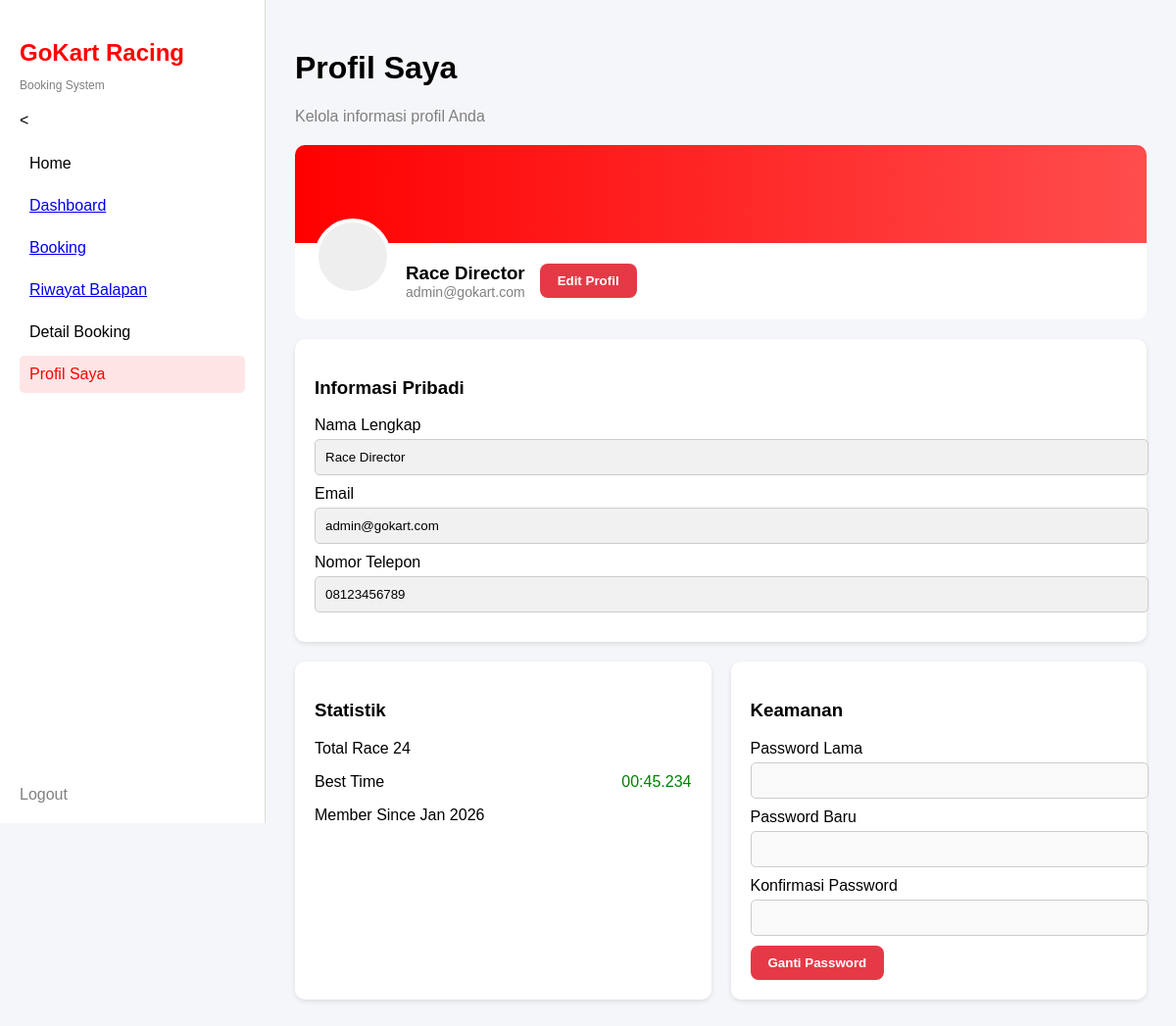
The app's page /Profil_sayaGokart/profil_saya.php (signed in) with its own data.
### tables this page shows
CREATE TABLE `users` (
  `id` int(11) NOT NULL,
  `nama_lengkap` varchar(100) NOT NULL,
  `nomor_hp` varchar(20) NOT NULL,
  `email` varchar(100) NOT NULL,
  `password` varchar(255) NOT NULL,
  `role` enum('admin','user') DEFAULT 'user',
  `created_at` timestamp NOT NULL DEFAULT current_timestamp(),
  `total_bermain` int(11) DEFAULT 0,
  `best_time` decimal(5,3) DEFAULT 99.999,
  `booking_aktif` int(11) DEFAULT 0
);

### Profil_sayaGokart/profil_saya.php (the view, shortened to what this page needs)
<?php
include '../koneksi.php';
$id_user = $_SESSION['id_user'];
$query = mysqli_query($koneksi, "SELECT * FROM users WHERE id = '$id_user'");
$data = mysqli_fetch_assoc($query);
?>
<!DOCTYPE html>
<html lang="id">
<head>
    <link rel="stylesheet" href="style.css">
</head>
<body>
<div class="container">
    <aside class="sidebar">
    <h2>GoKart Racing</h2>
    <p class="sub">Booking System</p>
    <<ul>
    <li><a href="../index.html" style="text-decoration:none; color:inherit; display:block;">Home</a></li>
    <li><a href="../dashboard/dashboard.php">Dashboard</a></li>
    <li><a href="../booking/booking.php">Booking</a></li>
    <li><a href="../riwayat booking/riwayat.php">Riwayat Balapan</a></li>
    <li><a href="../pertemuan 3 copy/detail_booking.php" style="text-decoration:none; color:inherit; display:block;">Detail Booking</a></li>
    <li class="active">Profil Saya</li>
</ul>
    <div class="logout">
        <a href="../login.php" style="text-decoration:none; color:gray;">Logout</a>
    </div>
</aside>
    <main class="main">
        <h1>Profil Saya</h1>
        <p class="desc">
            Kelola informasi profil Anda
        </p>
        <form
        action="update_profil.php"
        method="POST"
        id="profileForm">
            <div class="profile-card">
                <div class="banner"></div>
                <div class="profile-info">
                    <div class="avatar"></div>
                    <div class="text">
                        <h3>
                           <h3><?php echo $data['nama_lengkap']; ?></h3>
                        </h3>
                        <p>
                            <?php echo $data['email']; ?>
                        </p>
                    </div>
                    <button
                    type="button"
                    id="editBtn"
                    class="btn red">
                        Edit Profil
                    </button>
                </div>
            </div>
            <div class="card">
                <h3>
                    Informasi Pribadi
                </h3>
                <label>
                    Nama Lengkap
                </label>
                <input
                type="text"
                name="nama"
                id="nama"
                value="<?php echo $data['nama_lengkap']; ?>"
                readonly>
                <label>
                    Email
                </label>
                <input
                type="email"
                name="email"
                id="email"
                value="<?php echo $data['email']; ?>"
                readonly>
                <label>
                    Nomor Telepon
                </label>
                <input
                type="text"
                name="no_telpon"
                id="no_telpon"
                value="<?php echo $data['nomor_hp']; ?>"
                readonly>
            </div>
        </form>
        <div class="grid">
            <div class="card">
                <h3>Statistik</h3>
                <p>
                    Total Race
                    <span class="right">
                        24
                    </span>
                </p>
                <p>
                    Best Time
                    <span class="green">
                        00:45.234
                    </span>
                </p>
                <p>
                    Member Since
                    <span class="right">
                        Jan 2026
                    </span>
                </p>
            </div>
            <div class="card">
                <h3>Keamanan</h3>
                <form
                action="update_password.php"
                method="POST">
                    <label>
                        Password Lama
                    </label>
                    <input
                    type="password"
                    name="password_lama"
                    required>
                    <label>
                        Password Baru
                    </label>
                    <input
                    type="password"
                    name="password_baru"
                    required>
                    <label>
                        Konfirmasi Password
                    </label>
                    <input
                    type="password"
                    name="konfirmasi_password"
                    required>
                    <button
                    type="submit"
                    class="btn red">
                        Ganti Password
                    </button>
                </form>
            </div>
        </div>
    </main>
</div>
</body>
</html>

### Profil_sayaGokart/style.css (style rules this page uses)
body { margin: 0; font-family: Arial, sans-serif; background: #f5f6fa; }
.container { display: flex; }
.sidebar { width: 230px; background: #fff; padding: 20px; height: 100vh; border-right: 1px solid #ddd; position: relative; }
.sidebar h2 { color: red; margin-bottom: 5px; }
.sidebar .sub { font-size: 12px; color: gray; margin-bottom: 20px; }
.sidebar ul { list-style: none; padding: 0; }
.sidebar li { padding: 10px; margin: 5px 0; cursor: pointer; transition: all 0.3s ease; }
.sidebar li.active { background: #ffe5e5; color: red; border-radius: 5px; }
.logout { position: absolute; bottom: 20px; color: gray; cursor: pointer; }
.main, .main-content { flex: 1; padding: 30px; }
.desc { color: gray; }
.card { background: #fff; padding: 20px; border-radius: 10px; margin-top: 20px; box-shadow: 0 2px 5px rgba(0, 0, 0, 0.1); transition: all 0.3s ease; }
.btn { padding: 8px 12px; border: none; border-radius: 5px; background: #ddd; cursor: pointer; transition: all 0.3s ease; }
.btn.red { background: red; color: white; }
.profile-card { background: white; border-radius: 10px; overflow: hidden; margin-top: 20px; }
.banner { height: 100px; background: linear-gradient(to right, red, #ff4d4d); }
.profile-info { display: flex; align-items: center; padding: 20px; gap: 15px; }
.avatar { width: 70px; height: 70px; border-radius: 50%; background: #eee; border: 4px solid white; margin-top: -50px; }
.profile-info h3 { margin: 0; }
.profile-info p { margin: 0; color: gray; font-size: 14px; }
.card input { width: 100%; padding: 10px; margin: 5px 0 10px; border-radius: 5px; border: 1px solid #ccc; background: #f9f9f9; }
.grid { display: grid; grid-template-columns: 1fr 1fr; gap: 20px; }
.right { text-align: right; }
.green { color: green; float: right; }
.btn.red { background: #e63946; color: white; border: none; padding: 10px 18px; border-radius: 8px; cursor: pointer; font-weight: bold; transition: 0.3s; }
input[readonly] { background: #f1f1f1; cursor: not-allowed; }

### records on screen
users: nama_lengkap "Race Director", email "admin@gokart.com", nama "Race Director", no_telpon "08123456789"
